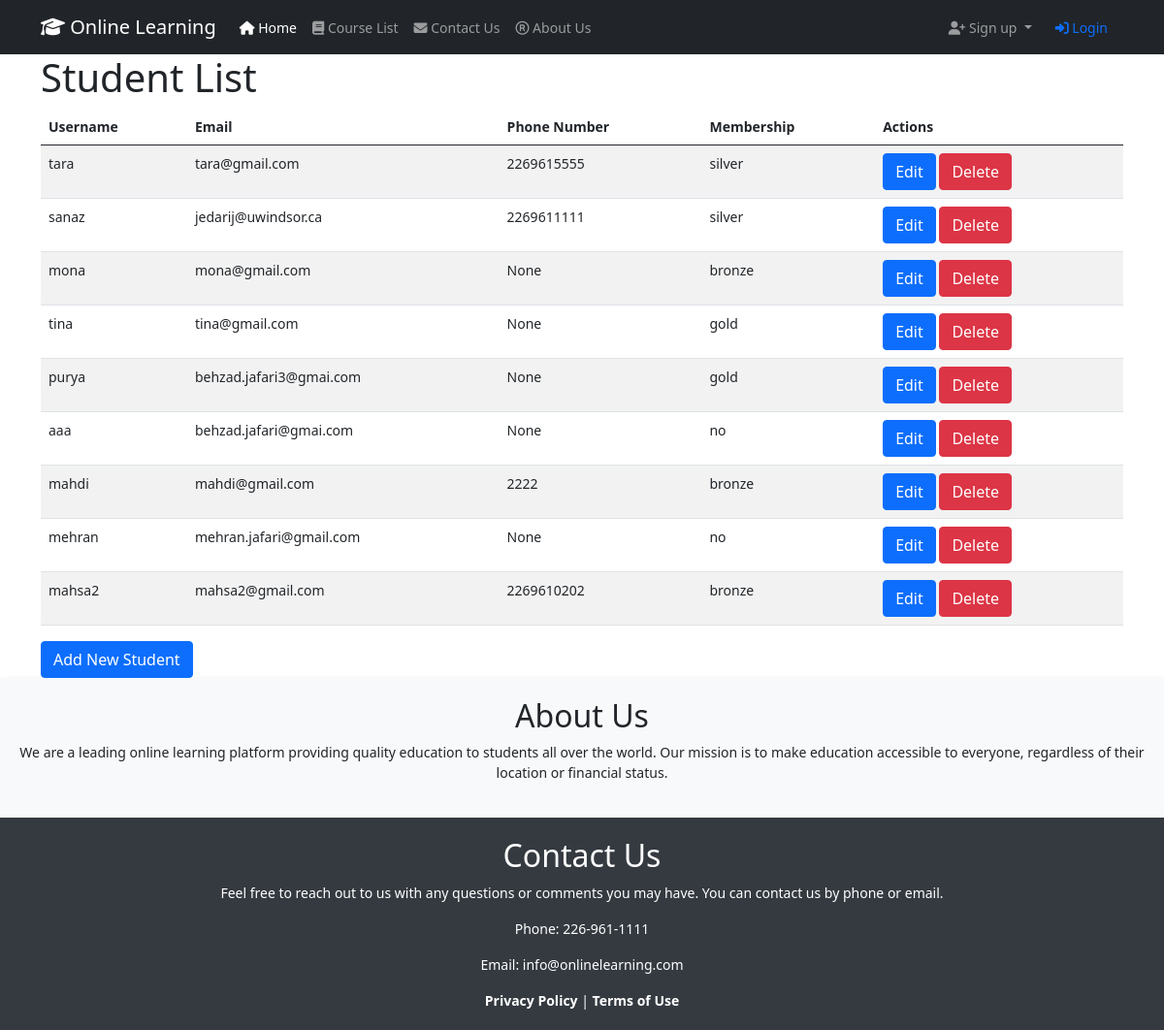
The app's page /students/, older data.
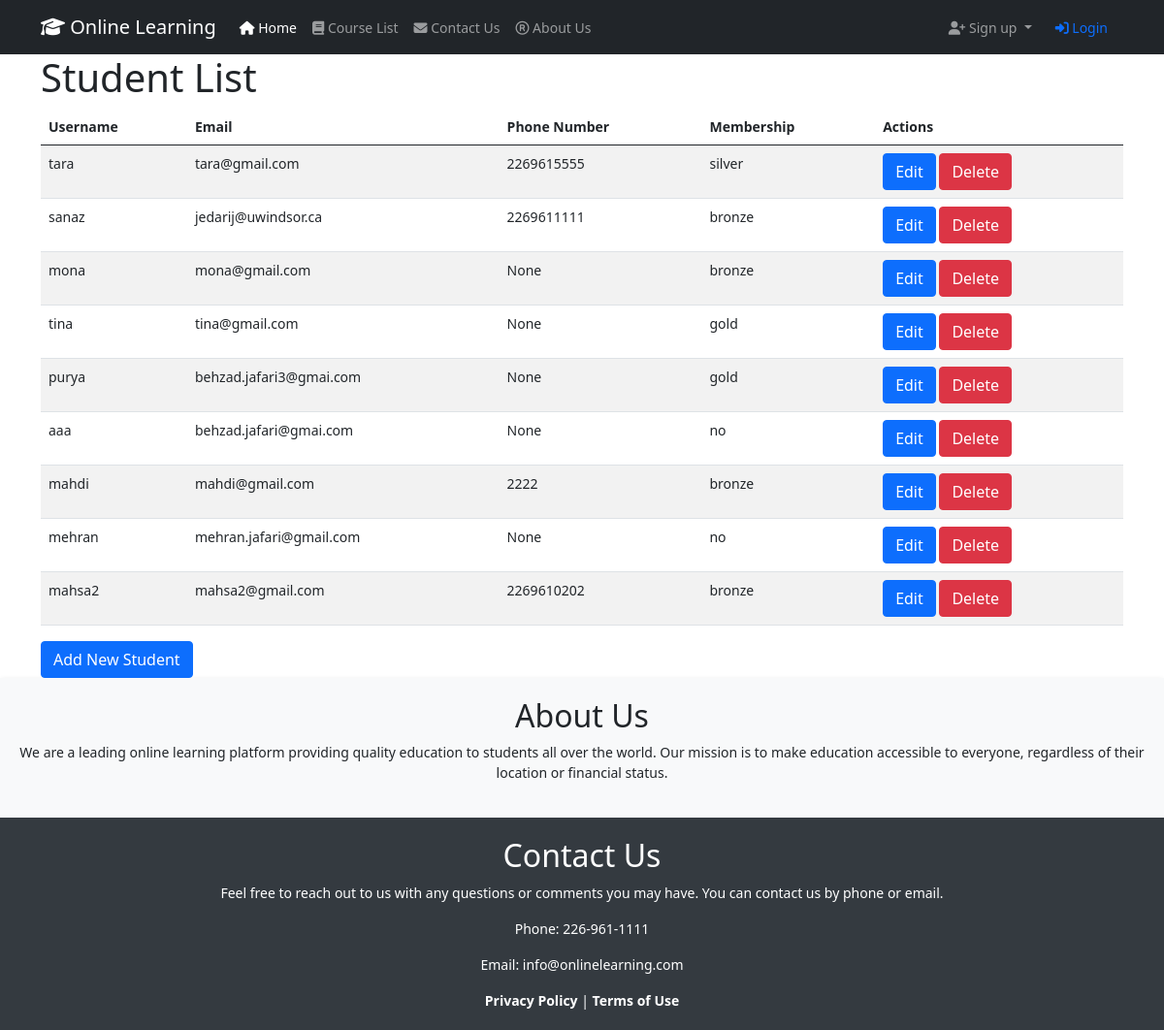
The same page, newer data.
### WhiteboardApp/models.py (models this page shows, shortened)
class Student(models.Model):
    user = models.OneToOneField(User, on_delete=models.CASCADE, related_name='student')
    profile_picture = models.ImageField(upload_to='profile_pictures/', null=True, blank=True)
    bio = models.TextField(blank=True)
    date_of_birth = models.DateField(null=True, blank=True)
    address = models.CharField(max_length=255, blank=True)
    website = models.URLField(blank=True)
    phone_number = models.CharField(max_length=15, null=True, blank=True)
    courses_enrolled = models.ManyToManyField(Course, through='Enrollment')
    membership = models.ForeignKey(Membership, on_delete=models.SET_NULL, null=True, default=0)
    additional_data = models.JSONField(blank=True, null=True)
    class Meta:
        db_table = 'WhiteboardApp_student'
        verbose_name = 'student'
        verbose_name_plural = 'students'

class Membership(models.Model):
    MEMBERSHIP_CHOICES = (
        ('no', 'No-Membership'),
        ('gold', 'Gold'),
        ('silver', 'Silver'),
        ('bronze', 'Bronze'),
    )
    name = models.CharField(max_length=100, choices=MEMBERSHIP_CHOICES)
    description = models.TextField()
    price = models.DecimalField(max_digits=8, decimal_places=2)
    benefits = models.TextField()

### WhiteboardApp/views.py (the view)
# urls.py: path('students/', views.student_list, name='student-list'),
def student_list(request):
    students = Student.objects.all()
    return render(request, 'StudentTemplates/student_list.html', {'students': students})

### templates/StudentTemplates/student_list.html (shortened to what this page needs)
{% extends 'base.html' %}
{% block content %}
  <h1>Student List</h1>
      <table class="table table-striped table-hover">
    <thead>
      <tr>
        <th>Username</th>
        <th>Email</th>
        <th>Phone Number</th>
        <th>Membership</th>
        <th>Actions</th>
      </tr>
    </thead>
    <tbody>
      {% for student in students %}
      <tr>
        <td>{{ student.user.username}}</td>
        <td>{{ student.user.email }}</td>
        <td>{{ student.phone_number }}</td>
        <td>{{ student.membership.name }}</td>
        <td>
            <a href="{% url 'WhiteboardApp:student-update' student.pk %}" class="btn btn-primary">Edit</a>
            <a href="{% url 'WhiteboardApp:student-update' student.pk %}" class="btn btn-danger">Delete</a>
        </td>
      </tr>
      {% endfor %}
    </tbody>
  </table>
  <a href="{% url 'WhiteboardApp:student-create' %}" class="btn btn-primary">Add New Student</a>
{% endblock %}

### templates/base.html (shortened to what this page needs)
{% load static %}
<!DOCTYPE html>
<html lang="en-us">
<head>
    <link rel="stylesheet" href="https://cdn.jsdelivr.net/npm/bootstrap@5.0.2/dist/css/bootstrap.min.css"/>
    <link rel="stylesheet" href="{% static 'css/base.css' %}">
    <link rel="stylesheet" href="{% static 'css/car-list.css' %}">
</head>
<body>
<nav class="navbar navbar-expand-lg navbar-dark bg-dark">
    <div class="container">
        <a class="navbar-brand" href="{% url 'WhiteboardApp:main_banner' %}">
            <i class="fas fa-graduation-cap fa-beat-fade"></i> Online Learning
        </a>
        <div class="collapse navbar-collapse" id="navbarScroll">
            <ul class="navbar-nav me-auto my-2 my-lg-0 navbar-nav-scroll" style="--bs-scroll-height: 100px;">
                <li class="nav-item">
                    <a class="nav-link active" aria-current="page" href="{% url 'WhiteboardApp:main_banner' %}">
                        <i class="fas fa-home"></i> Home
                    </a>
                </li>
                <li class="nav-item">
                    <a class="nav-link" href="{% url 'WhiteboardApp:course-list-paginate' %}">
                        <i class="fas fa-book"></i> Course List
                    </a>
                </li>
                <li class="nav-item">
                    <a class="nav-link" href="#contact-us">
                        <i class="fas fa-envelope"></i> Contact Us
                    </a>
                </li>
                <li class="nav-item">
                    <a class="nav-link" href="#about-us">
                        <i class="fa-regular fa-registered"></i> About Us
                    </a>
                </li>
            </ul>
        </div>
        {% if user.is_authenticated %}
            {% if user.student %}
                <ul class="navbar-nav me-auto my-2 my-lg-0 navbar-nav-scroll" style="--bs-scroll-height: 100px;">
                    <ul class="navbar-nav me-auto my-2 my-lg-0 navbar-nav-scroll" style="--bs-scroll-height: 100px;">
                        <li class="nav-item dropdown">
                            <a class="nav-link dropdown-toggle" href="#" role="button" data-bs-toggle="dropdown">
                                <i class="fas fa-credit-card"></i> Payment Management
                            </a>
                            <ul class="dropdown-menu">
                                <li>
                                    <a class="dropdown-item" href="{% url 'WhiteboardApp:process_payment_stripe' %}">
                                        <i class="fa-brands fa-cc-stripe"></i> Make a Payment
                                    </a>
                                </li>
                                <li>
                                    <hr class="dropdown-divider">
                                </li>
                                <li>
                                    <a class="dropdown-item"
                                       href="{% url 'WhiteboardApp:payment_list_of_student' user.student.id %}">
                                        <i class="fa-solid fa-list"></i> My payments List
                                    </a>
                                </li>
                            </ul>
                        </li>
                    </ul>
                    <li class="nav-item">
                        <a class="nav-link" href="{% url 'WhiteboardApp:enrollment-list-of-student' user.student.id %}">
                            <i class="fa-solid fa-list-check"></i> My Courses
                        </a>
                    </li>
                    <li class="nav-item">
                        <a class="nav-link" href="{% url 'WhiteboardApp:student-update-by-userId' user.id %}">
                            <i class="fas fa-user"></i> Profile
                        </a>
                    </li>
                </ul>
            {% elif user.instructor %}
                <ul class="navbar-nav me-auto my-2 my-lg-0 navbar-nav-scroll" style="--bs-scroll-height: 100px;">
                    <li class="nav-item">
                        <a class="nav-link" href="{% url 'WhiteboardApp:instructor-update-by-userId' user.id %}">
                            <i class="fas fa-user"></i> Profile
                        </a>
                    </li>
                </ul>
            {% endif %}
            <a class="nav-link ml-auto order-last" href="{% url 'WhiteboardApp:logout' %}">
                <i class="fas fa-sign-out-alt"></i> Logout
            </a>
        {% else %}
            <ul class="navbar-nav me-auto my-2 my-lg-0 navbar-nav-scroll" style="--bs-scroll-height: 100px;">
                <li class="nav-item dropdown">
                    <a class="nav-link dropdown-toggle" href="#" role="button" data-bs-toggle="dropdown">
                        <i class="fas fa-user-plus"></i> Sign up
                    </a>
                </li>
            </ul>
            <a class="nav-link ml-auto order-last" href="{% url 'WhiteboardApp:login_post' %}">
                <i class="fas fa-sign-in-alt"></i> Login
            </a>
        {% endif %}
    </div>
</nav>
<div class="container">
    {% block content %}
    {% endblock %}
</div>
<div class="header" id="about-us">
    <h2>About Us</h2>
    <p>We are a leading online learning platform providing quality education to students all over the world.
        Our mission is to make education accessible to everyone, regardless of their location or financial status.</p>
</div>
<div class="footer" id="contact-us">
    <h2>Contact Us</h2>
    <p>Feel free to reach out to us with any questions or comments you may have. You can contact us by phone or
        email.</p>
    <p>Phone: 226-961-1111</p>
    <p>Email: info@onlinelearning.com</p>
    <a href="#">Privacy Policy</a> | <a href="#">Terms of Use</a>
</div>
</body>
</html>

### static/css/base.css (style rules this page uses)
.header { background-color: #f8f9fa; padding: 20px; text-align: center; box-shadow: 0 2px 6px -1px rgba(0, 0, 0, 0.2); }
.footer { background-color: #343a40; color: #fff; padding: 20px; text-align: center; }
.footer a { color: #fff; text-decoration: none; font-weight: bold; }
body { font-size: 14px; }

Row changes from the older to the newer data that the page shows:
changed Student "sanaz": membership.name "silver" → "bronze"
